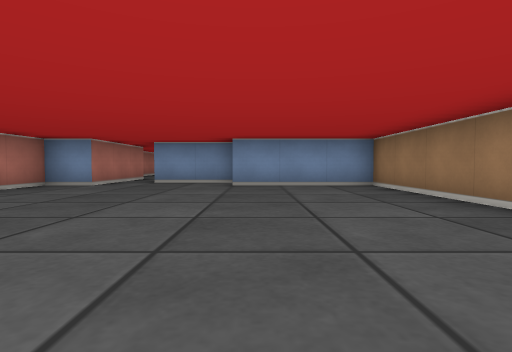
[1] (above)

23 first-person views from a walk through a cub3D ray-caster map. The camera is about half as high as the walls, tilts 2° down and sees 80° across. The floor is counted in squares. Each view is taken from the middle of a square. On the plan, view 1 faces up. The plan holds only what a view shows up to about 9 squares ahead; the rest is blank.

[2]
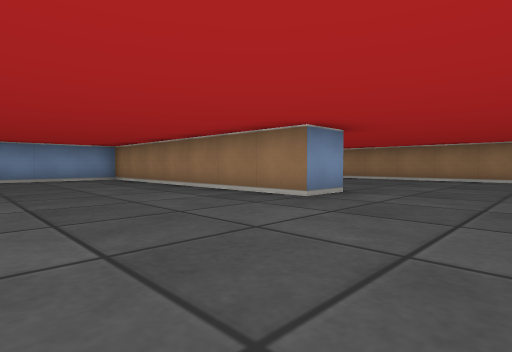

[3]
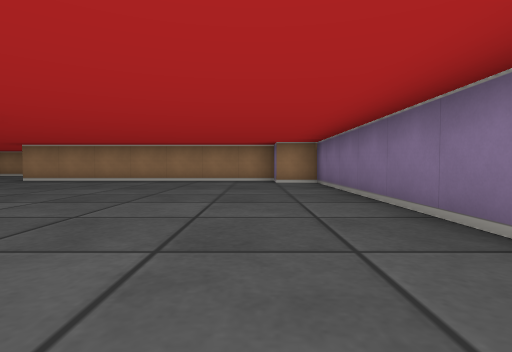

[4]
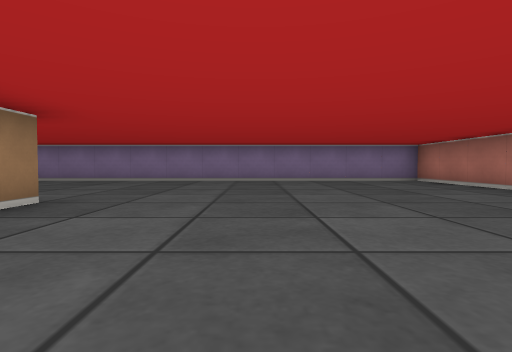

[5]
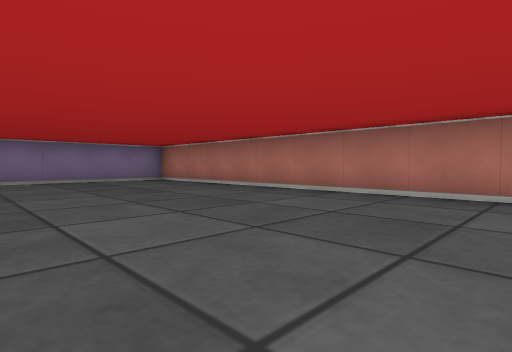

[6]
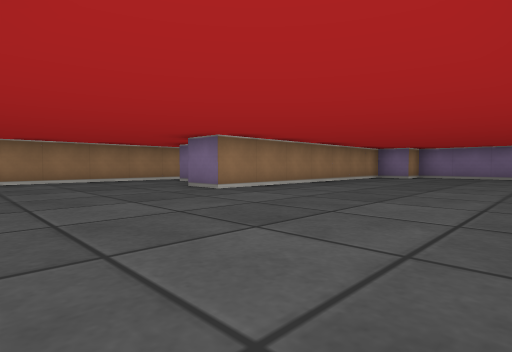

[7]
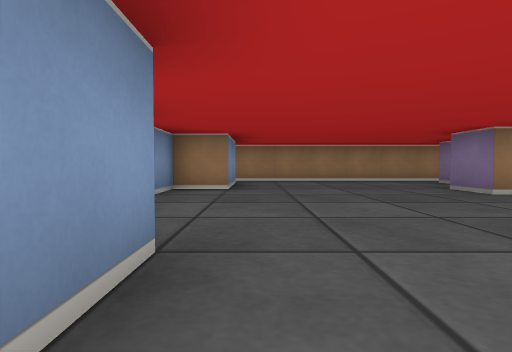

[8]
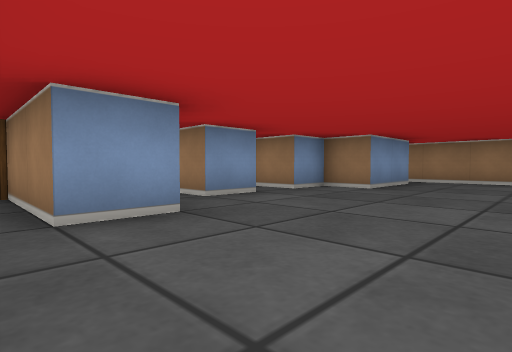

[9]
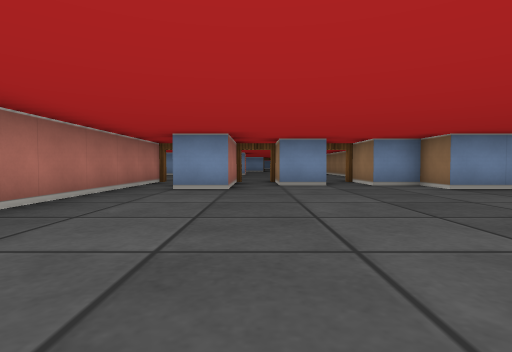

[10]
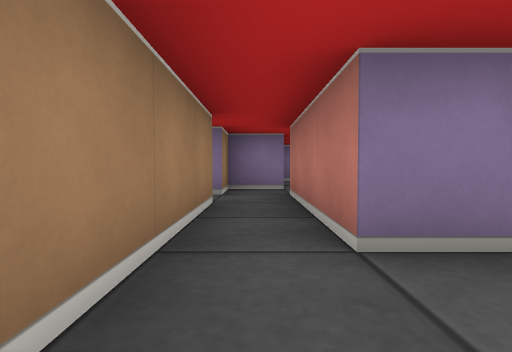

[11]
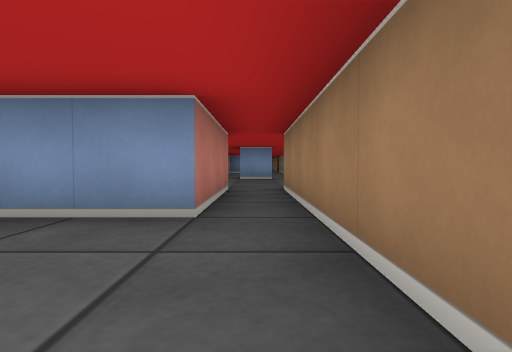

[12]
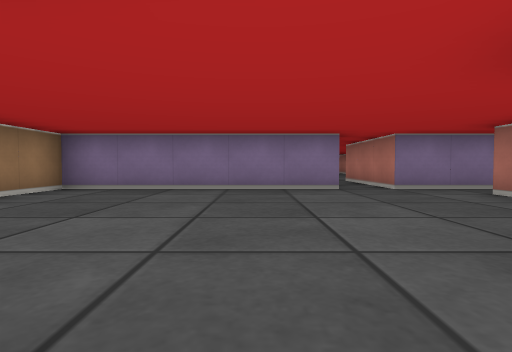

[13]
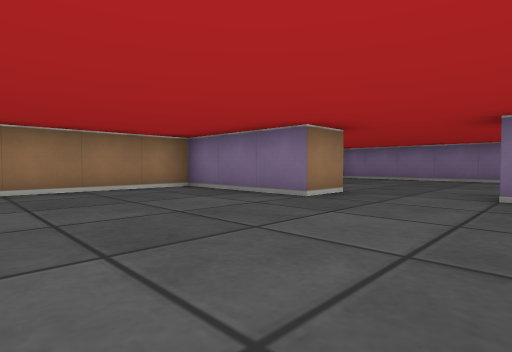

[14]
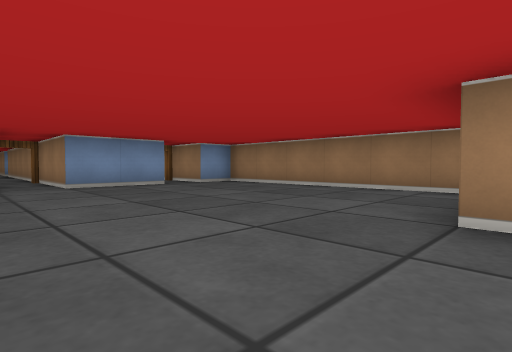

[15]
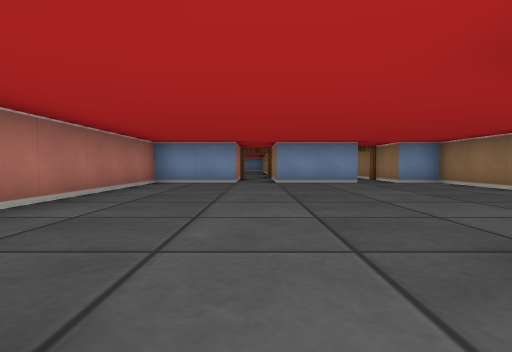

[16]
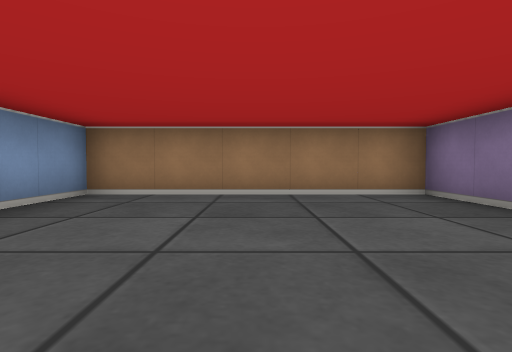

[17]
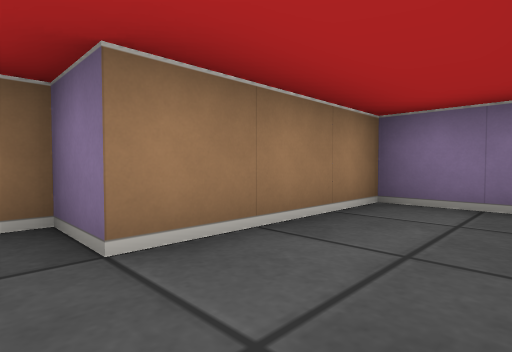

[18]
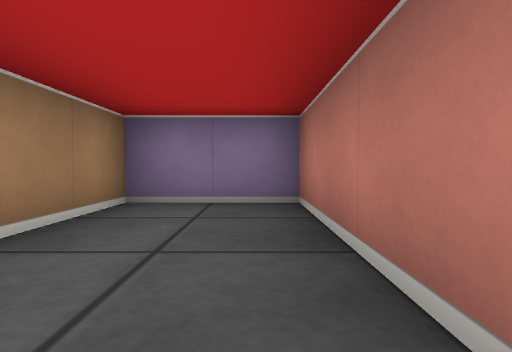

[19]
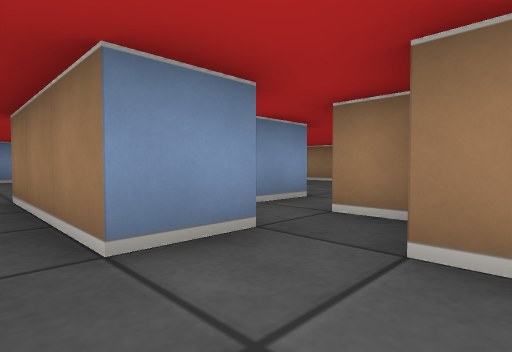

[20]
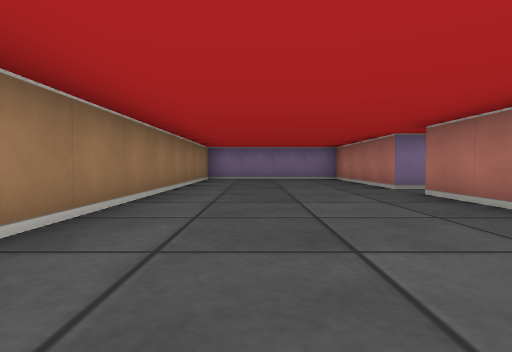

[21]
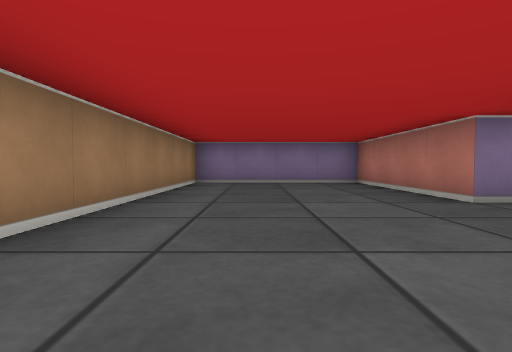

[22]
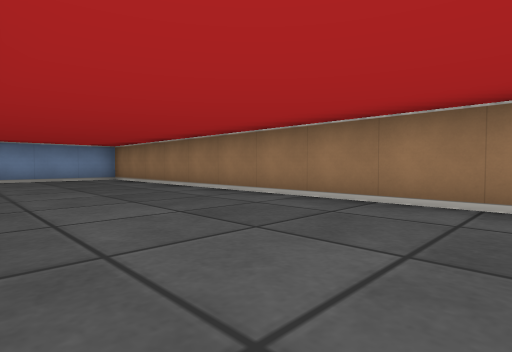

[23]
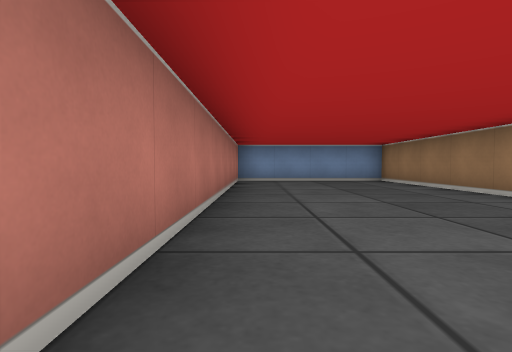

### Floor plan
Ten units are one square. View 1 is at (0, 0); x grows to the right and y downward. Boxes are objects, and circles mark ways between rooms. Rooms are numbered by the first view taken in them; rooms with no view inside come last. Other rooms are left out.
<svg viewBox="-50 -245 230 305">
<path fill="none" stroke="#000" d="M36 5 25 5 25 -65 -5 -65M105 15 105 -15 115 -15M76 -75 65 -75 65 -86M-5 -75 -25 -75M55 -88 55 -65 45 -65 45 -90M35 -91 35 -39M125 -15 125 -65M-45 -26 -45 55 75 55 75 45 85 45 85 -25 95 -25M115 -65 95 -65 95 -75 85 -75 85 -91M-35 -90 -35 -65 -45 -65 -45 -52M145 -144 145 -155 175 -155 175 -215 165 -215 165 -231M156 -215 135 -215 135 -240M96 -95 115 -95 115 -65M125 -226 125 -215 105 -215 105 -169M125 -65 125 -95 175 -95 175 -145 159 -145M95 25 95 55 115 55 115 25 125 25 125 15M125 5 125 -15M115 -15 115 15 105 15M125 15 135 15 135 55 175 55 175 -75 135 -75M135 -71 135 5 125 5"/>
<circle cx="120" cy="-70" r="3" fill="#2a7"/>
<circle cx="100" cy="20" r="3" fill="#2a7"/>
<circle cx="120" cy="-5" r="3" fill="#2a7"/>
<circle cx="130" cy="10" r="3" fill="#2a7"/>
<text x="40" y="-10">1</text>
<text x="140" y="-150">2</text>
<text x="110" y="20">3</text>
<text x="150" y="-10">4</text>
</svg>
Room 1 opens to room 2. Room 1 opens to room 3. Room 3 opens to room 4.

Where each view was taken, in squares from view 1:
view 1: 0 up, 0 right, facing up
view 2: 3 down, 1 left, facing up-right
view 3: 4 down, 0 right, facing right
view 4: 3 up, 0 right, facing down
view 5: 3 up, 0 right, facing down-left
view 6: 6 up, 4 right, facing down-right
view 7: 6 up, 4 right, facing right
view 8: 4 up, 4 right, facing up-right
view 9: 1 up, 6 right, facing up
view 10: 3 up, 12 right, facing down
view 11: 4 up, 12 right, facing up
view 12: 15 up, 14 right, facing down
view 13: 19 up, 12 right, facing down-right
view 14: 15 up, 12 right, facing up-right
view 15: 14 up, 13 right, facing up
view 16: 12 up, 13 right, facing right
view 17: 2 down, 10 right, facing down-right
view 18: 2 down, 10 right, facing down
view 19: 3 down, 10 right, facing up-right
view 20: 4 up, 16 right, facing down
view 21: 2 up, 16 right, facing down
view 22: 2 down, 14 right, facing up-right
view 23: 1 down, 14 right, facing up
